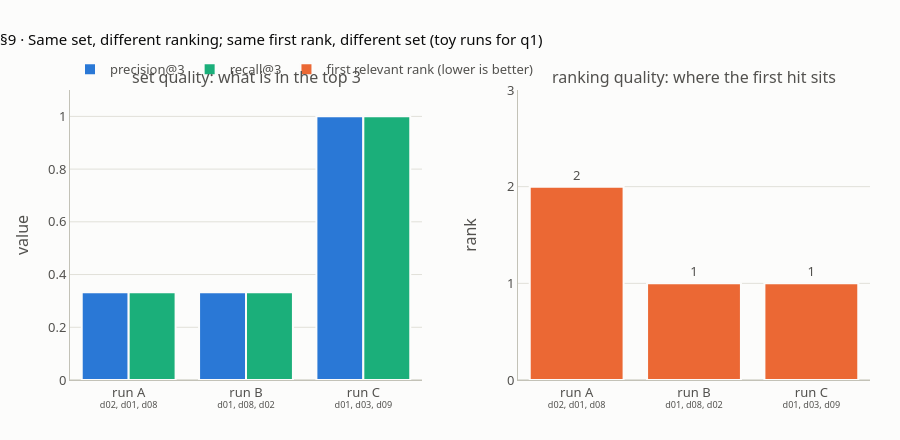

The cell this chart's notebook holds for it:
### Markdown cell above
## 9 · Set quality vs ranking quality

**What this verifies** (lesson step 9, `#setrank`; facts S8, S11). Three hand-made runs of 3 documents for q1 (relevant: d01, d03, d09):
- **A** = d02, d01, d08: precision 0.333, recall 0.333, first relevant at rank **2**;
- **B** = d01, d08, d02: the **same set** as A, so the same precision and recall, but the first relevant document is at rank **1**;
- **C** = d01, d03, d09: the same first rank as B, but precision and recall 1.0.

Set measures cannot see the order; the first relevant rank cannot see the rest of the set. You need both questions. **Reciprocal rank** RR = 1 ÷ first relevant rank (A 0.5, B and C 1.0). P6 continues with MRR, nDCG and the RAG metrics.

**The chart** puts the set measures (left) next to the first relevant rank (right) for the three runs.

### Code cell
RUNS = {"A": ["d02", "d01", "d08"], "B": ["d01", "d08", "d02"], "C": ["d01", "d03", "d09"]}
TOYRUNS = {n: [round(precision(r, REL["q1"]), 4), round(recall(r, REL["q1"]), 4), first_rank(r, REL["q1"])]
           for n, r in RUNS.items()}
for n, r in RUNS.items():
    print(f"   run {n} {r}: precision={TOYRUNS[n][0]} recall={TOYRUNS[n][1]} first relevant rank={TOYRUNS[n][2]}")
check("§9 run A: precision, recall, first relevant rank (S8)", TOYRUNS["A"], [0.3333, 0.3333, 2])
check("§9 run B: precision, recall, first relevant rank (S8)", TOYRUNS["B"], [0.3333, 0.3333, 1])
check("§9 run C: precision, recall, first relevant rank (S8)", TOYRUNS["C"], [1.0, 1.0, 1])
check("§9 A and B: same set, different first rank", [set(RUNS["A"]) == set(RUNS["B"]), TOYRUNS["A"][2] != TOYRUNS["B"][2]],
      [True, True])
check("§9 reciprocal rank RR = 1 / first relevant rank: A, B, C", [round(1 / TOYRUNS[n][2], 2) for n in "ABC"],
      [0.50, 1.00, 1.00])
check("§9 lab fingerprint fp(TOYRUNS) (S11)", _fp(TOYRUNS), "9d72704a91f3c210")

# chart: set vs rank
names = [f"run {n}<br><sup>{', '.join(RUNS[n])}</sup>" for n in RUNS]
fig = make_subplots(rows=1, cols=2, horizontal_spacing=0.12,
                    subplot_titles=("set quality: what is in the top 3", "ranking quality: where the first hit sits"))
fig.add_bar(x=names, y=[TOYRUNS[n][0] for n in RUNS], name="precision@3", marker=bar_style(BLUE),
            hovertemplate="%{x}<br>precision %{y:.3f}<extra></extra>", row=1, col=1)
fig.add_bar(x=names, y=[TOYRUNS[n][1] for n in RUNS], name="recall@3", marker=bar_style(AQUA),
            hovertemplate="%{x}<br>recall %{y:.3f}<extra></extra>", row=1, col=1)
fig.add_bar(x=names, y=[TOYRUNS[n][2] for n in RUNS], name="first relevant rank (lower is better)",
            marker=bar_style(ORANGE), text=[TOYRUNS[n][2] for n in RUNS], textposition="outside",
            hovertemplate="%{x}<br>first relevant at rank %{y}<extra></extra>", row=1, col=2)
fig.update_yaxes(title_text="value", range=[0, 1.1], row=1, col=1)
fig.update_yaxes(title_text="rank", range=[0, 3], dtick=1, row=1, col=2)
fig.update_layout(barmode="group", height=440,
                  title="§9 · Same set, different ranking; same first rank, different set (toy runs for q1)")
fig.show()

### Figure 1 — Plotly figure (JSON) as saved in the notebook; plotly's stock layout.template omitted (floating-point values rounded to 4 significant figures)
{"data": [{"hovertemplate": "%{x}<br>precision %{y:.3f}<extra></extra>", "marker": {"color": "#2a78d6", "line": {"color": "#fcfcfb", "width": 2}}, "name": "precision@3", "x": ["run A<br><sup>d02, d01, d08</sup>", "run B<br><sup>d01, d08, d02</sup>", "run C<br><sup>d01, d03, d09</sup>"], "y": [0.3333, 0.3333, 1.0], "type": "bar", "xaxis": "x", "yaxis": "y"}, {"hovertemplate": "%{x}<br>recall %{y:.3f}<extra></extra>", "marker": {"color": "#1baf7a", "line": {"color": "#fcfcfb", "width": 2}}, "name": "recall@3", "x": ["run A<br><sup>d02, d01, d08</sup>", "run B<br><sup>d01, d08, d02</sup>", "run C<br><sup>d01, d03, d09</sup>"], "y": [0.3333, 0.3333, 1.0], "type": "bar", "xaxis": "x", "yaxis": "y"}, {"hovertemplate": "%{x}<br>first relevant at rank %{y}<extra></extra>", "marker": {"color": "#eb6834", "line": {"color": "#fcfcfb", "width": 2}}, "name": "first relevant rank (lower is better)", "text": ["2", "1", "1"], "textposition": "outside", "x": ["run A<br><sup>d02, d01, d08</sup>", "run B<br><sup>d01, d08, d02</sup>", "run C<br><sup>d01, d03, d09</sup>"], "y": [2, 1, 1], "type": "bar", "xaxis": "x2", "yaxis": "y2"}], "layout": {"xaxis": {"anchor": "y", "domain": [0.0, 0.44]}, "yaxis": {"anchor": "x", "domain": [0.0, 1.0], "title": {"text": "value"}, "range": [0, 1.1]}, "xaxis2": {"anchor": "y2", "domain": [0.56, 1.0]}, "yaxis2": {"anchor": "x2", "domain": [0.0, 1.0], "title": {"text": "rank"}, "range": [0, 3], "dtick": 1}, "annotations": [{"font": {"size": 16}, "showarrow": false, "text": "set quality: what is in the top 3", "x": 0.22, "xanchor": "center", "xref": "paper", "y": 1.0, "yanchor": "bottom", "yref": "paper"}, {"font": {"size": 16}, "showarrow": false, "text": "ranking quality: where the first hit sits", "x": 0.78, "xanchor": "center", "xref": "paper", "y": 1.0, "yanchor": "bottom", "yref": "paper"}], "barmode": "group", "height": 440, "title": {"text": "§9 · Same set, different ranking; same first rank, different set (toy runs for q1)"}}}
